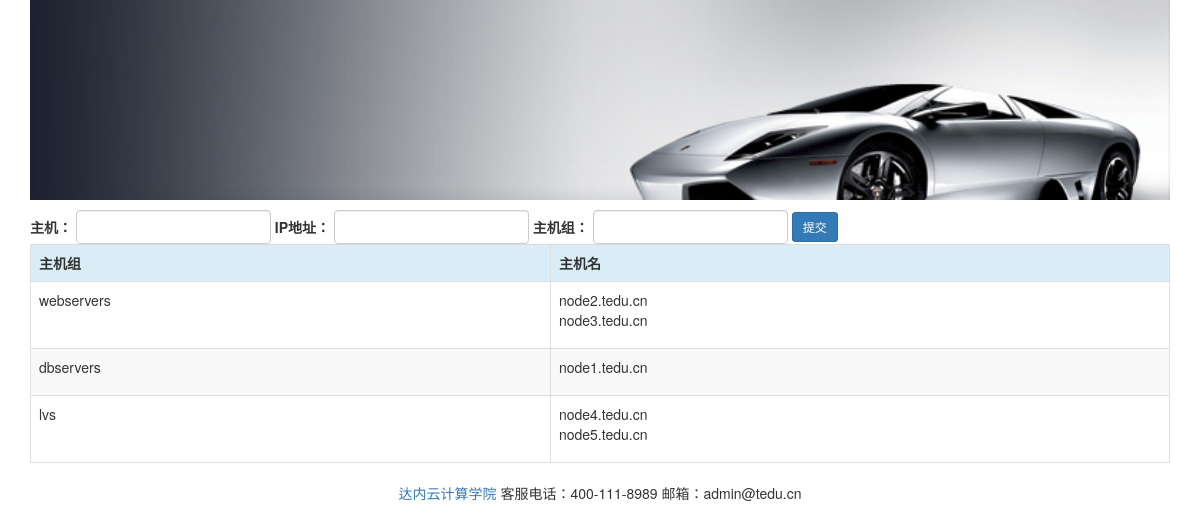
Screenshot of /webansi/addhosts/ with the database file from the repository.
### webansi/models.py (models this page shows, shortened)
class Group(models.Model):
    hostgroup = models.CharField(max_length=50)

class Host(models.Model):
    hostname = models.CharField(max_length=50)
    ipaddr = models.CharField(max_length=15)
    group = models.ForeignKey(Group, on_delete=models.CASCADE)

### webansi/views.py (the view)
def addhosts(request):
    if request.method == 'POST':
        group = request.POST.get('group')
        host = request.POST.get('host')
        ip = request.POST.get('ip')
        hostgroup = Group.objects.get_or_create(hostgroup=group)[0]
        hostgroup.host_set.get_or_create(hostname=host, ipaddr=ip)
    groups = Group.objects.all()
    return render(request, 'webansi/addhosts.html', {'groups': groups})

### webansi/templates/webansi/addhosts.html (shortened to what this page needs)
{% extends 'webansi/base.html' %}
{% block content %}
    <form role="form" action="" method="post" class="form-inline">
        <div class="form-group">
            <label class="control-label">主机：</label>
            <input type="text" class="form-control" name="host">
        </div>
        <div class="form-group">
            <label class="control-label">IP地址：</label>
            <input type="text" class="form-control" name="ip">
        </div>
        <div class="form-group">
            <label class="control-label">主机组：</label>
            <input type="text" class="form-control" name="group">
        </div>
        <input class="btn btn-primary btn-sm" type="submit" value="提交">
    </form>
    <table class="table table-bordered table-striped">
            <tr class="info">
                <th>主机组</th>
                <th>主机名</th>
            </tr>
            {% for g in groups %}
                <tr>
                    <td>{{ g.hostgroup }}</td>
                    <td>
                        <ul class="list-unstyled">
                            {% for host in g.host_set.all %}
                                <li>{{ host.hostname }}</li>
                            {% endfor %}
                        </ul>
                    </td>
                </tr>
            {% endfor %}
        </table>
{% endblock %}

### rows the page displays
Group: hostgroup "webservers"
Host: hostname "node2.tedu.cn"
Host: hostname "node3.tedu.cn"
Group: hostgroup "dbservers"
Host: hostname "node1.tedu.cn"
Group: hostgroup "lvs"
Host: hostname "node4.tedu.cn"
Host: hostname "node5.tedu.cn"
